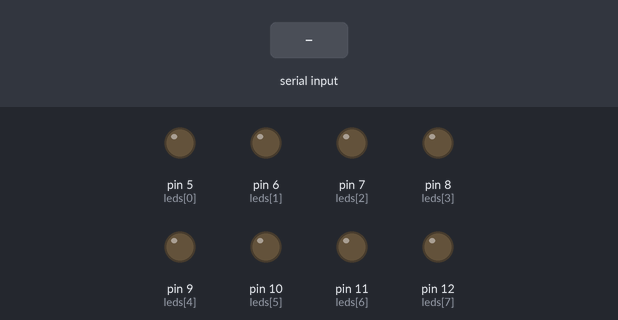
Bench run of a sketch on a simulated Arduino Uno, built with avr-gcc and run on an emulated ATmega328P. On the bench: output pins drawn as LEDs (lit = HIGH). Inputs (shaded band) come from the test bench.

Above: at 1.2 s.
1.3 s: "90|45\n" received over the second serial link
At 1.48 s:
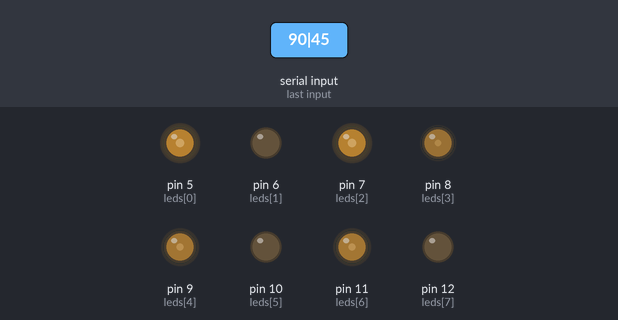
At 1.9 s:
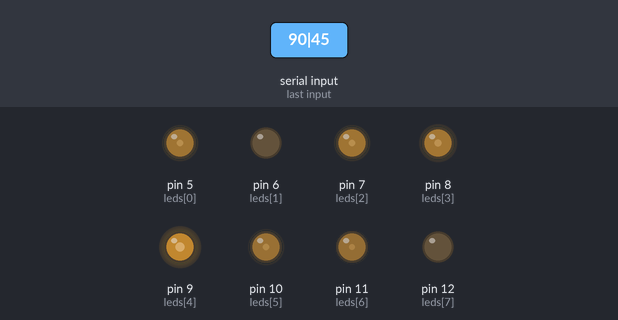
4.3 s: "30|150\n" received over the second serial link
7.3 s: "<spaceLetter>" received over the second serial link
At 8.9 s:
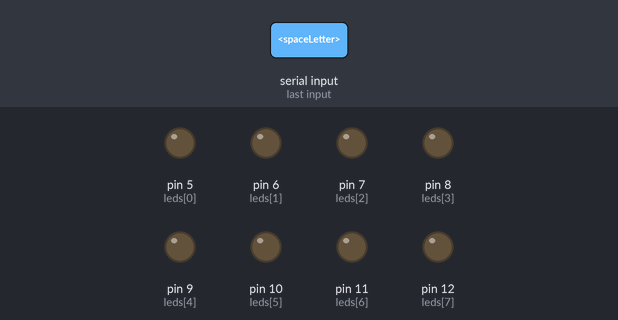
Timing chart, 0 to 10.4 s (numbered marks = the images above; inputs shaded):
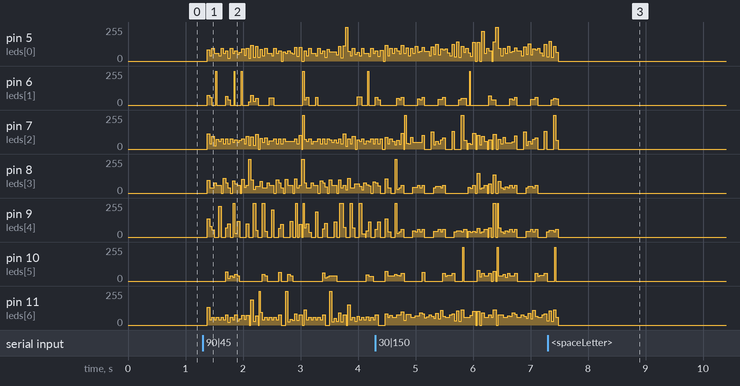

The sketch:

POV.ino
```cpp
	/*POV 5x8 LED  */
	/***************************************************************************************************************/

 #include "font.h"
 #include <SoftwareSerial.h>
  int writeCode=0;
  /***********************************************************************************/
 /*****************Variables*******************/
int leds[]={5,6,7,8,9,10,11,12};
byte Length=0;
char Letter;
String Word;
String spaceLetterSettings;
String dotTimeSettings;
String spaceletterValue;
String dotTimeValue;
String reverseSettings;
String normalSettings;
int reverse=0;
int spaceLetter=0;
int dotTime=0;
int letterDebug;
SoftwareSerial mySerial(2, 3);
/**************************************************/
void cleanLed()
{
  for(int i=0;i<8;i++)
    {
	digitalWrite(leds[i],LOW);
    }
}
/**************************************************/

//*******************************************
void printLetter(char ch)
{
  int y;
  int i;

  if (ch < 32 || ch > 126){
    ch = 32;
  }

  ch -= 32;


 for (i=4; i>-1; i--) {

 byte b = font[ch][i];

  for (y=0; y<8; y++)
  {
    digitalWrite(leds[y], bitRead(b,y));

  }
  delay(dotTime);
  cleanLed();


 }


  for (y=0; y<8; y++)
  {
    digitalWrite(leds[y], 0);
  }

  delay(spaceLetter);
}
//*********************************************

//*******************************************
void reverseprintLetter(char ch)
{
  int y;
  int i;

  if (ch < 32 || ch > 126){
    ch = 32;
  }

  ch -= 32;


 for (i=0; i<5; i++) {

 byte b = font[ch][i];

  for (y=0; y<8; y++)
  {
    digitalWrite(leds[y], bitRead(b,7-y));

  }
  delay(dotTime);
  cleanLed();


 }


  for (y=0; y<8; y++)
  {
    digitalWrite(leds[y], 0);
  }

  delay(spaceLetter);
}
//*********************************************

void setup()
 {


	 spaceLetter=10;
     dotTime=3;

	 for(int i=5;i<13;i++)
	 {
		pinMode(i, OUTPUT);
	 }
	  Serial.begin(9600);
		mySerial.begin(9600);
		mySerial.flush();
 }

 void loop()
 {

      	 if (mySerial.available())
        {

          mySerial.flush();
          Word="";
          spaceLetterSettings="";
          dotTimeSettings="";
          reverseSettings="";
          normalSettings="";
          spaceletterValue ="";
              while (mySerial.available() >0)
              {
                 delay(5);
                 Letter = mySerial.read();
                 Word = Word+Letter;

             }

                 spaceLetterSettings=Word.substring(0,13);
                 dotTimeSettings=Word.substring(0,9);
                 reverseSettings=Word.substring(0,9);
                 normalSettings=Word.substring(0,8);

                  if(spaceLetterSettings=="<spaceLetter>")
                  {
                    writeCode=2;
                    spaceletterValue=Word.substring((spaceLetterSettings.length()),Word.indexOf('|'));
                    spaceLetter=spaceletterValue.toInt();

                  }

                  if(dotTimeSettings=="<dotTime>")
                  {
                    writeCode=2;
                    dotTimeValue=Word.substring((dotTimeSettings.length()),Word.indexOf('|'));
                    dotTime=dotTimeValue.toInt();
                  }

                  if(reverseSettings=="<Reverse>")
                  {

                    writeCode=2;
                    reverse=1;

                  }
                  if(reverseSettings=="<Normal>")
                  {

                    writeCode=2;
                    reverse=0;

                  }

         }


           if (writeCode==0)

           {

               Length = Word.length();
           for(int i=0;i<Length;i++)
              {
                char Character = Word.charAt(i);

             if (reverse==0)
             {
                printLetter(Character);
             }

             else if (reverse==1)
             {
                reverseprintLetter(Character);
             }


                         }

                     }

             }
```

Source omitted: font.h (data table, 6520 bytes)

Measured:
- after the input at 7.3 s, pin 6 (leds[1]), pin 7 (leds[2]), pin 9 (leds[4]): goes on until 7.5 s, then stays 0/255; pin 8 (leds[3]): stops changing and stays 0/255; pin 10 (leds[5]): goes on until 7.4 s, then stays 0/255
